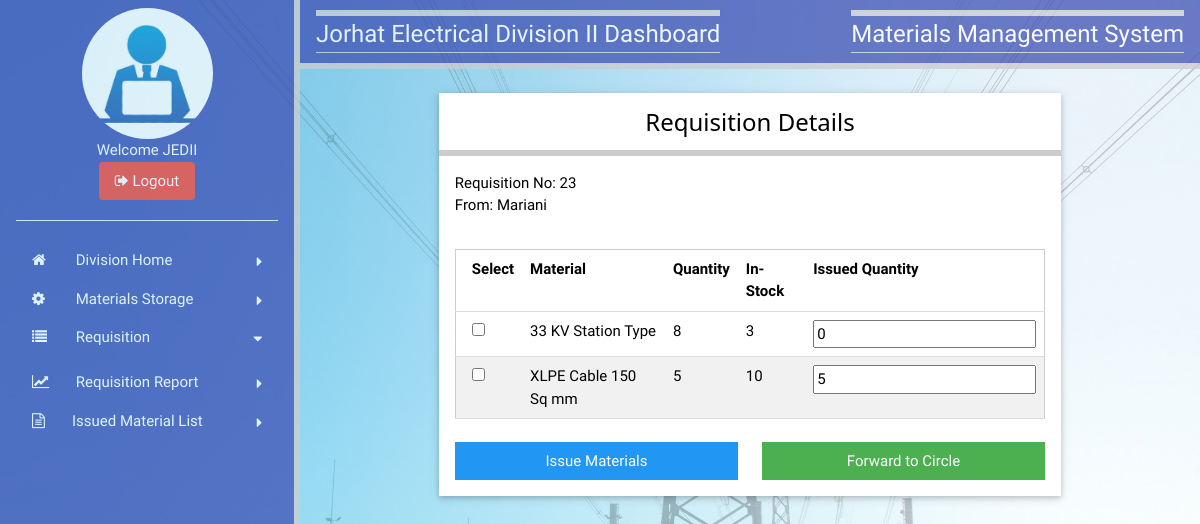
/APDCLTS/viewRdetailsDiv.php?id=23 (signed in), run on the app's committed database.
### tables this page shows
CREATE TABLE `users` (
  `usertype` varchar(20) NOT NULL,
  `department` varchar(255) NOT NULL,
  `userid` varchar(100) NOT NULL,
  `password` varchar(100) NOT NULL,
  PRIMARY KEY (`userid`)
);

CREATE TABLE `requisition` (
  `rno` int(11) NOT NULL AUTO_INCREMENT,
  `date` date NOT NULL,
  `cdivision` varchar(40) NOT NULL,
  `sdiv` varchar(40) NOT NULL,
  `status` varchar(10) DEFAULT NULL,
  PRIMARY KEY (`rno`)
);

CREATE TABLE `reqdetails` (
  `rno` int(11) NOT NULL,
  `mid` int(11) NOT NULL,
  `quantity` int(11) NOT NULL,
  `status` varchar(10) DEFAULT NULL,
  PRIMARY KEY (`rno`,`mid`)
);

CREATE TABLE `materials` (
  `mid` int(11) NOT NULL AUTO_INCREMENT,
  `mname` varchar(200) NOT NULL,
  `details` varchar(200) NOT NULL,
  PRIMARY KEY (`mid`)
);

### APDCLTS/viewRdetailsDiv.php (the view, shortened to what this page needs)
<?php
	include "include/connect.php";
	$uid=$_SESSION["uname"];
	$sql="Select department from users where userid='$uid'";
	$result=mysqli_query($link,$sql);
	$row=mysqli_fetch_array($result);
	$divn=$row[0];
?>
<!doctype html>
<html>
<head>
<link href="css/w3.css" type="text/css" rel="stylesheet">
<link href="css/style.css" type="text/css" rel="stylesheet">
<link rel="stylesheet" href="https://cdnjs.cloudflare.com/ajax/libs/font-awesome/4.7.0/css/font-awesome.min.css">
</head>
<body>
	<?php include "divSbar.php"; ?>
    <div style="margin-left:300px;">
    	<div class="w3-container w3-indigo w3-right-align w3-opacity-min w3-bottombar">
        	<div class="w3-left">
            	<h3 class="topbar w3-border-bottom"><?php echo $divn; ?> Dashboard</h3>
            </div>
            <div class="w3-right">
            	<h3 class="topbar w3-border-bottom">Materials Management System</h3>
            </div>
        </div>
        <?php
			$rid=$_GET["id"];
		?>
        <div class="container" style="width:90%; margin:24px auto;">
				<div class="card white" style="width:80%; margin:0 auto;">
                	<div class="container bottombar">
                    	<h3 align="center">Requisition Details</h3>
                    </div>
                    <div class="container padding-16">
                    	<div class="left">
                    	Requisition No: <?php echo $rid; ?><br>
                        <?php
							$sql="Select sdiv from requisition where rno='$rid'";
							$result=mysqli_query($link,$sql);
							$row=mysqli_fetch_array($result);
							$sdiv=$row[0];
						?>
                        From: <?php  echo $sdiv; ?>
                        </div>
                    </div>
                    <div class="container padding-16">
                    	<form id="form1" name="form1" method="post" action="processDivRequest.php">
                    	<table class="table-all">
                        	<thead>
                            	<th>Select</th>
                                <th>Material</th>
                                <th>Quantity</th>
                                <th>In-Stock</th>
                                <th>Issued Quantity</th>
                            </thead>
                            <tbody>
                            	 <?php
									$sql="Select A.*,B.mname from reqdetails as A,materials as B where A.status='Division' and A.rno='$rid' and A.mid=B.mid";
									$result=mysqli_query($link,$sql);
									while($row=mysqli_fetch_array($result))
									{
										echo '<tr>';
										echo '<td><input type="checkbox" name="mat[]" value="'.$row["mid"].'" id="mat"></td>';
										echo '<td>'.$row["mname"].'</td>';
										echo '<td>'.$row["quantity"].'<input type="hidden" name="rqty[]" value="'.$row["quantity"].'"></td>';
										$mid=$row["mid"];
										$str="Select stock from storage where mid='$mid' and dept='$divn'";
										$rec=mysqli_query($link,$str);
										$x=mysqli_num_rows($rec);
										$stock=0;
										if($x>0)
										{
											$r=mysqli_fetch_array($rec);
											$stock=$r[0];
										}
										echo '<td>'.$stock.'</td>';
										if($stock>$row["quantity"])
										{
											echo '<td><input readonly type="text" name="iqty[]" value="'.$row["quantity"].'"></td>';
										}
										else
										{
											echo '<td><input readonly type="text" name="iqty[]" value="0"></td>';
										}
										echo '</tr>';
									}
								?>
                            </tbody>
                        </table>
                        <br>
                        <div class="left" style="width:48%;">
                        	<input type="submit" name="submit1" class="btn block blue" value="Issue Materials">
                        </div>
                        <div class="right" style="width:48%;">
                        	<input type="submit" name="submit2" class="btn block green" value="Forward to Circle">
                        </div>
                        </form>
                    </div>
                </div>
        </div>
    </div>
</body>
</html>

### APDCLTS/css/w3.css (style rules this page uses)
*,*:before,*:after { box-sizing:inherit }
html { -ms-text-size-adjust:100%;-webkit-text-size-adjust:100% }
body { margin:0 }
button,input,select,textarea { font:inherit;margin:0 }
button,input { overflow:visible }
button,html [type=button],[type=reset],[type=submit] { -webkit-appearance:button }
[type=checkbox],[type=radio] { padding:0 }
html,body { font-family:Verdana,sans-serif;font-size:15px;line-height:1.5 }
html { overflow-x:hidden }
h3 { font-size:24px }
h1,h2,h3,h4,h5,h6 { font-family:"Segoe UI",Arial,sans-serif;font-weight:400;margin:10px 0 }
.w3-container:after,.w3-container:before,.w3-panel:after,.w3-panel:before,.w3-row:after,.w3-row:before,.w3-row-padding:after,.w3-row-padding:before, .w3-cell-row:before,.w3-cell-row:after,.w3-clear:after,.w3-clear:before,.w3-bar:before,.w3-bar:after { content:"";display:table;clear:both }
.w3-container,.w3-panel { padding:0.01em 16px }
.w3-opacity-min { opacity:0.75 }
.w3-right-align { text-align:right!important }
.w3-border-bottom { border-bottom:1px solid #ccc!important }
.w3-bottombar { border-bottom:6px solid #ccc!important }
.w3-left { float:left!important }
.w3-right { float:right!important }
.w3-indigo,.w3-hover-indigo:hover { color:#fff!important;background-color:#3f51b5!important }

### APDCLTS/css/style.css (style rules this page uses)
*,*:before,*:after { box-sizing:inherit }
html { -ms-text-size-adjust:100%;-webkit-text-size-adjust:100% }
body { margin:0 }
button,input,select,textarea { font:inherit;margin:0 }
button,input { overflow:visible }
button,html [type=button],[type=reset],[type=submit] { -webkit-appearance:button }
[type=checkbox],[type=radio] { padding:0 }
html,body { font-family:Verdana,sans-serif;font-size:15px;line-height:1.5 }
html { overflow-x:hidden }
h3 { font-size:24px }
h1,h2,h3,h4,h5,h6 { font-family:"Segoe UI",Arial,sans-serif;font-weight:400;margin:10px 0 }
.table,.table-all { border-collapse:collapse;border-spacing:0;width:100%;display:table }
.table-all { border:1px solid #ccc }
.bordered tr,.table-all tr { border-bottom:1px solid #ddd }
.table-all tr:nth-child(odd) { background-color:#fff }
.table-all tr:nth-child(even) { background-color:#f1f1f1 }
.table td,.table th,.table-all td,.table-all th { padding:8px 8px;display:table-cell;text-align:left;vertical-align:top }
.table th:first-child,.table td:first-child,.table-all th:first-child,.table-all td:first-child { padding-left:16px }
.btn,.button { border:none;display:inline-block;padding:8px 16px;vertical-align:middle;overflow:hidden;text-decoration:none;color:inherit;background-color:inherit;text-align:center;cursor:pointer;white-space:nowrap }
.btn,.button { -webkit-touch-callout:none;-webkit-user-select:none;-khtml-user-select:none;-moz-user-select:none;-ms-user-select:none;user-select:none }
.block { display:block;width:100% }
.container:after,.container:before,.panel:after,.panel:before,.row:after,.row:before,.row-padding:after,.row-padding:before, .cell-row:before,.cell-row:after,.clear:after,.clear:before,.bar:before,.bar:after { content:"";display:table;clear:both }
.container,.panel { padding:0.01em 16px }
.card,.card-2 { box-shadow:0 2px 5px 0 rgba(0,0,0,0.16),0 2px 10px 0 rgba(0,0,0,0.12) }
.topbar { border-top:6px solid #ccc!important }
.bottombar { border-bottom:6px solid #ccc!important }
.padding-16 { padding-top:16px!important;padding-bottom:16px!important }
.left { float:left!important }
.right { float:right!important }
.blue,.hover-blue:hover { color:#fff!important;background-color:#2196F3!important }
.green,.hover-green:hover { color:#fff!important;background-color:#4CAF50!important }
.white,.hover-white:hover { color:#000!important;background-color:#fff!important }

### APDCLTS/viewRdetailsDiv.php (style rules this page uses)
body { font-family: 'Concert One', cursive; background-image:url(images/bgrd.jpg); background-repeat:no-repeat; background-size:cover; }
.topbar { font-family: 'Concert One', cursive; }

### data on the page
users: department "Jorhat Electrical Division II"
requisition: sdiv "Mariani"
reqdetails: mid.mname "33 KV Station Type", quantity "8", stock "3"
reqdetails: mid.mname "XLPE Cable 150 Sq mm", quantity "5", stock "10"

### other printed values
$uid "JEDII"
$rid "23"
